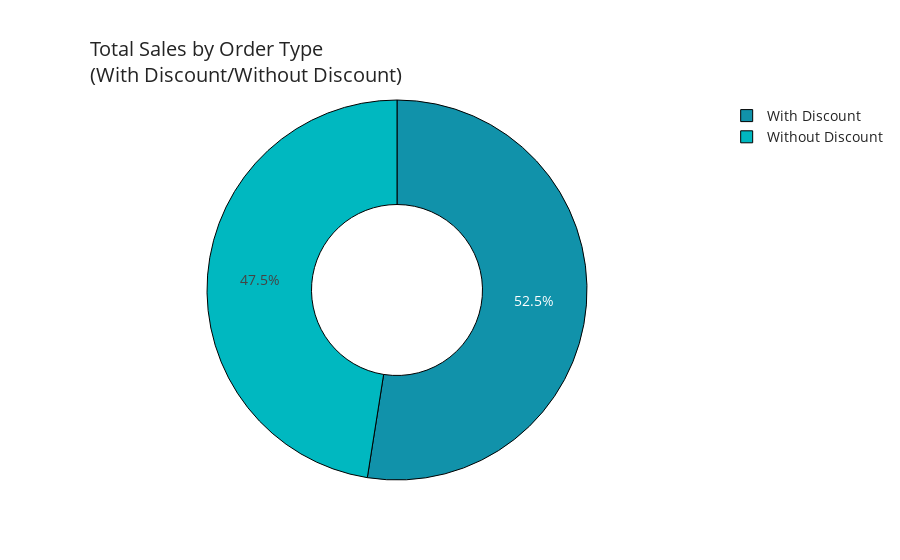

Notebook cell for this chart:
### Markdown cell above
# Task 1.2

### Code cell
# create table
orders_with_discount = data.copy()
orders_with_discount['With Discount'] = orders_with_discount['Discount'].apply(lambda x: x > 0)
orders_with_discount.replace({False: 'Without Discount', True: 'With Discount'}, inplace = True)

orders_with_discount_sales = orders_with_discount[['With Discount', 'Sales']].groupby('With Discount', as_index = False).sum()

# plot
fig = go.Figure(go.Pie(labels = orders_with_discount_sales['With Discount'],
                 values = orders_with_discount_sales['Sales'],
                 )
        )
fig.update_traces(
    marker=dict(
            colors=colors,
            line=dict(
                    color='#000000', 
                    width=1
            )
    ),
    hole = 0.45
)

#Set Title and x/y axis labels
fig.update_layout(
    showlegend = True,
    font = dict(
            size = 14
            ),    
    title={
        'text': "Total Sales by Order Type<br>(With Discount/Without Discount)",
        'y':0.9,
        'x':0.1
        },
    template = 'simple_white',
    )

fig.show()

### Figure 1 — Plotly figure (JSON) as saved in the notebook; plotly's stock layout.template omitted (floating-point values rounded to 4 significant figures)
{"data": [{"hole": 0.45, "labels": ["With Discount", "Without Discount"], "marker": {"colors": ["#1192AA", "#00B8C0", "#73D4D3", "#90F2F0"], "line": {"color": "#000000", "width": 1}}, "type": "pie", "values": [3896000.0, 3525000.0]}], "layout": {"font": {"size": 14}, "showlegend": true, "title": {"text": "Total Sales by Order Type<br>(With Discount/Without Discount)", "x": 0.1, "y": 0.9}}}
